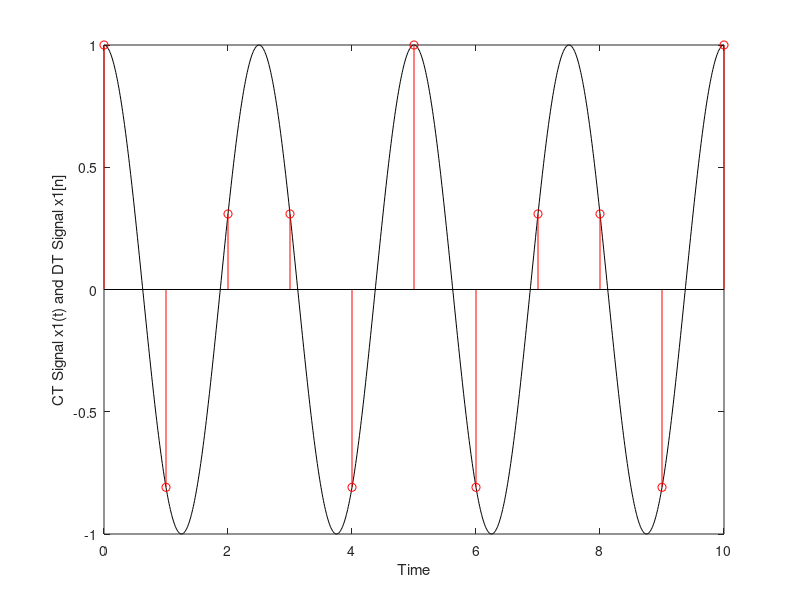
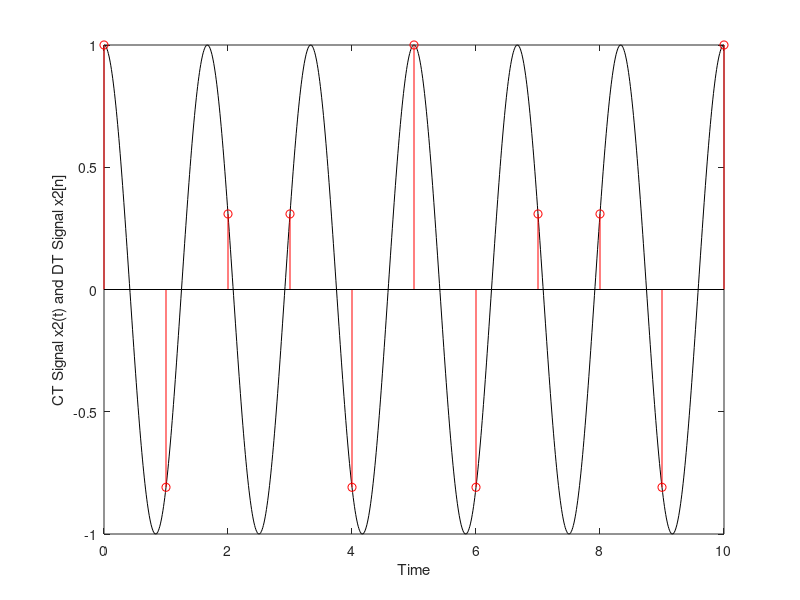
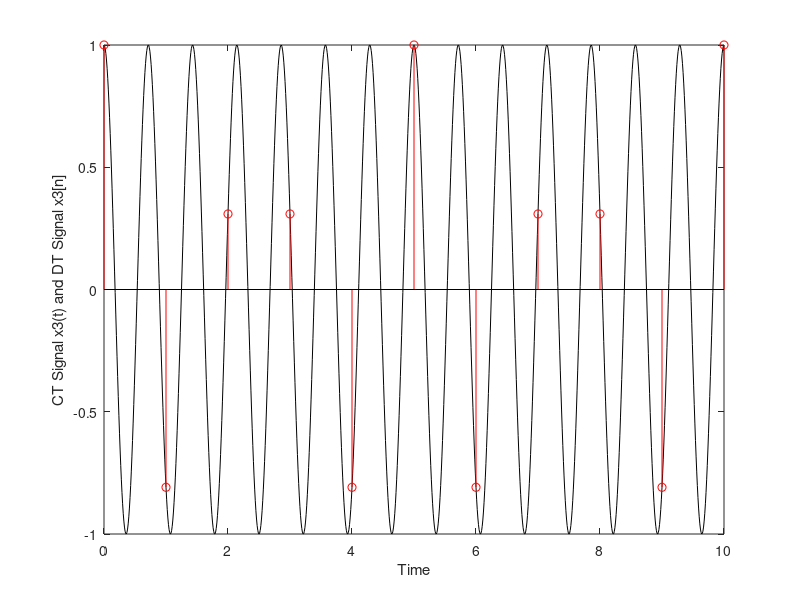
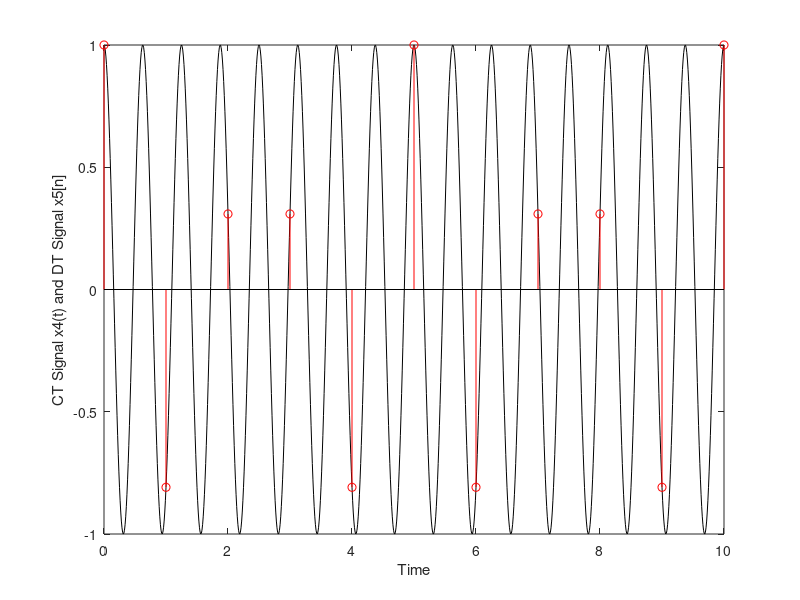

Source code (MATLAB) for these figures, in order:
clc; clear; close all;

f1=+0.4;
f2=+0.6;
f3=+1.4;
f4=+1.6;

t=0:0.01:10;
x1=cos(2*pi*f1*t);
x2=cos(2*pi*f2*t);
x3=cos(2*pi*f3*t);
x4=cos(2*pi*f4*t);

n=0:1:10;
y1=cos(2*pi*f1*n);
y2=cos(2*pi*f2*n);
y3=cos(2*pi*f3*n);
y4=cos(2*pi*f4*n);



figure(1)
plot(t,x1,'k')
hold on
stem(n,y1,'r')
xlabel('Time')
ylabel('CT Signal x1(t) and DT Signal x1[n]')


figure(2)
plot(t,x2,'k')
hold on
stem(n,y2,'r')
xlabel('Time')
ylabel('CT Signal x2(t) and DT Signal x2[n]')


figure(3)
plot(t,x3,'k')
hold on
stem(n,y3,'r')
xlabel('Time')
ylabel('CT Signal x3(t) and DT Signal x3[n]')


figure(4)
plot(t,x4,'k')
hold on
stem(n,y4,'r')
xlabel('Time')
ylabel('CT Signal x4(t) and DT Signal x5[n]')





figure(5)
subplot(411)
plot(t,x1,'k')
xlabel('Time')
ylabel('CT Signal x1(t)')
subplot(412)
plot(t,x2,'k')
xlabel('Time')
ylabel('CT Signal x2(t)')
subplot(413)
plot(t,x3,'k')
xlabel('Time')
ylabel('CT Signal x3(t)')
subplot(414)
plot(t,x4,'k')
xlabel('Time')
ylabel('CT Signal x4(t)')

figure(6)
subplot(411)
stem(n,y1,'k')
xlabel('Time')
ylabel('DT Signal x1[n]')
subplot(412)
stem(n,y2,'k')
xlabel('Time')
ylabel('DT Signal x2[n]')
subplot(413)
stem(n,y3,'k')
xlabel('Time')
ylabel('DT Signal x3[n]')
subplot(414)
stem(n,y4,'k')
xlabel('Time')
ylabel('DT Signal x4[n]')




